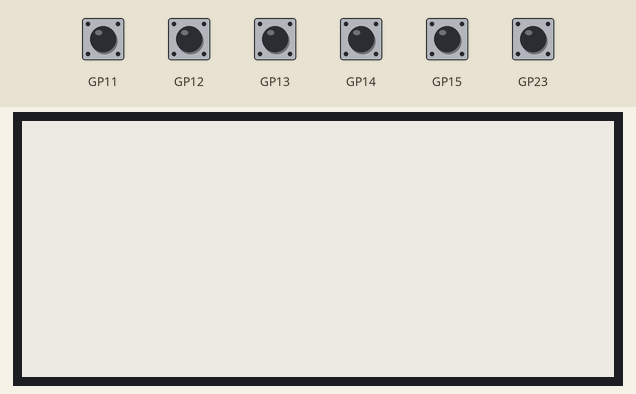
Simulated run of this program. Board: Raspberry Pi Pico running MicroPython. Shown: 296×128 one-colour display. Inputs (shaded band) come from the test bench; at power-on: GP23 HIGH.

Above: at 1.4 s.
1.5 s: button DOWN pressed for 0.15 s
At 3.0 s:
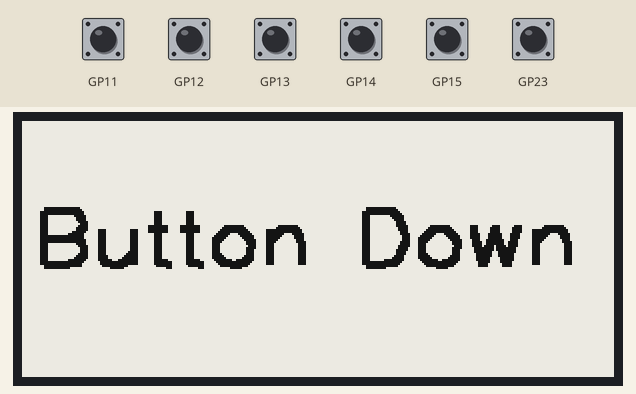
3.3 s: button A pressed for 0.15 s
At 4.4 s:
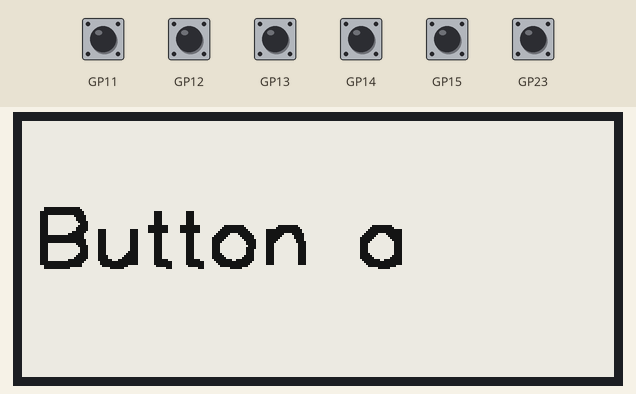
5.1 s: button B pressed for 0.15 s
At 5.9 s:
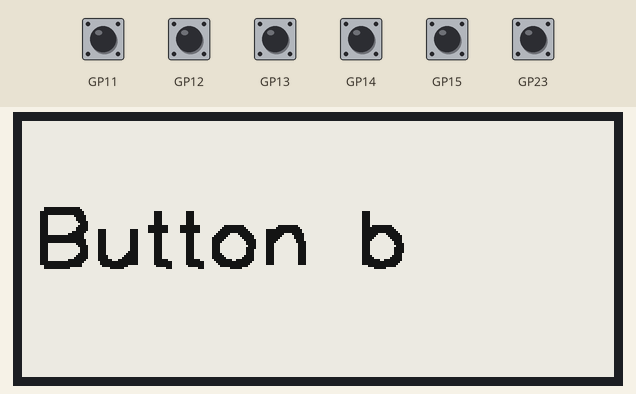
6.9 s: button C pressed for 0.15 s
At 8.4 s:
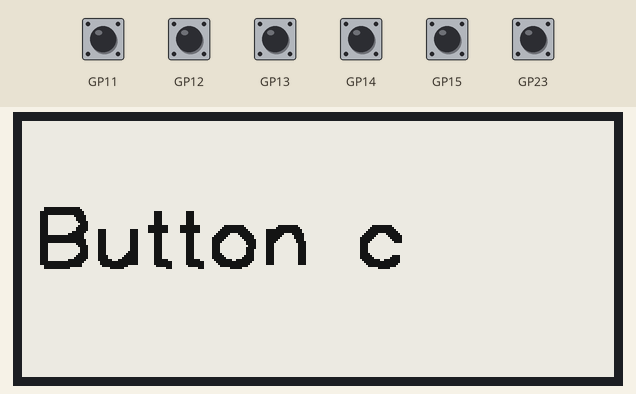
8.7 s: button UP pressed for 0.15 s
At 10.0 s:
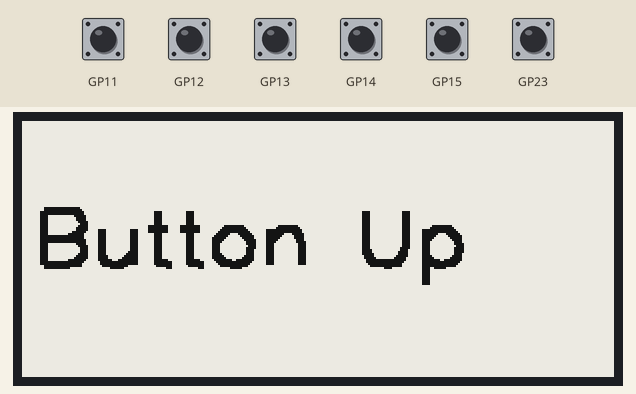
10.5 s: GP23 pulled LOW for 0.15 s
At 11.6 s:
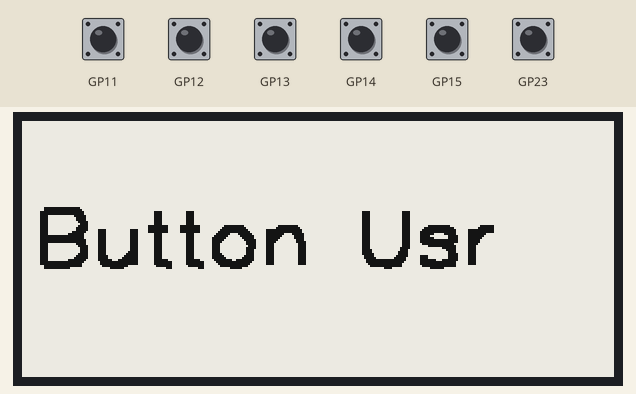
Timing chart, 0 to 13.4 s (numbered marks = the images above; inputs shaded):
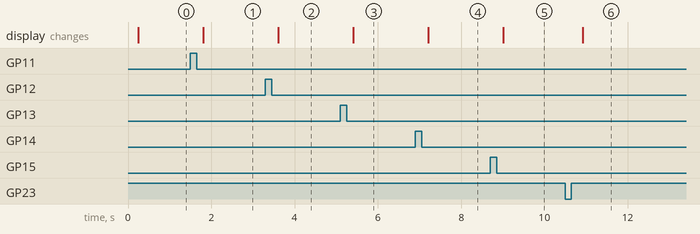

Measured:
- after the input at 1.5 s, the display: changes after 0.30 s (image 1)
- after the input at 3.3 s, the display: changes after 0.31 s (image 2)
- after the input at 5.1 s, the display: changes after 0.31 s (image 3)
- after the input at 6.9 s, the display: changes after 0.31 s (image 4)
- after the input at 8.7 s, the display: changes after 0.32 s (image 5)
- after the input at 10.5 s, the display: changes after 0.42 s (image 6)

The program:

button_test.py
```python
import badger2040
import machine
import time

display = badger2040.Badger2040()
display.update_speed(badger2040.UPDATE_TURBO)
display.pen(15)
display.clear()
display.update()

button_a = machine.Pin(badger2040.BUTTON_A, machine.Pin.IN, machine.Pin.PULL_DOWN)
button_b = machine.Pin(badger2040.BUTTON_B, machine.Pin.IN, machine.Pin.PULL_DOWN)
button_c = machine.Pin(badger2040.BUTTON_C, machine.Pin.IN, machine.Pin.PULL_DOWN)
button_up = machine.Pin(badger2040.BUTTON_UP, machine.Pin.IN, machine.Pin.PULL_DOWN)
button_down = machine.Pin(badger2040.BUTTON_DOWN, machine.Pin.IN, machine.Pin.PULL_DOWN)
# the User button (boot/usr on back of board) is inverted from the others
button_user = machine.Pin(badger2040.BUTTON_USER, machine.Pin.IN, machine.Pin.PULL_UP)


message = None
message_y = 60


def button(pin):
    global message
    if message is not None:
        return
    if pin == button_a:
        message = "Button a"
        return
    if pin == button_b:
        message = "Button b"
        return
    if pin == button_c:
        message = "Button c"
        return
    if pin == button_up:
        message = "Button Up"
        return
    if pin == button_down:
        message = "Button Down"
        return
    if pin == button_user:
        message = "Button Usr"
        return


button_a.irq(trigger=machine.Pin.IRQ_RISING, handler=button)
button_b.irq(trigger=machine.Pin.IRQ_RISING, handler=button)
button_c.irq(trigger=machine.Pin.IRQ_RISING, handler=button)

button_up.irq(trigger=machine.Pin.IRQ_RISING, handler=button)
button_down.irq(trigger=machine.Pin.IRQ_RISING, handler=button)
button_user.irq(trigger=machine.Pin.IRQ_RISING, handler=button)


while True:
    if message is not None:
        display.pen(15)
        display.clear()
        display.pen(0)
        display.thickness(4)
        display.text(message, 6, message_y, 1.4)
        for _ in range(2):
            display.update()
        message = None
    time.sleep(0.1)
```
